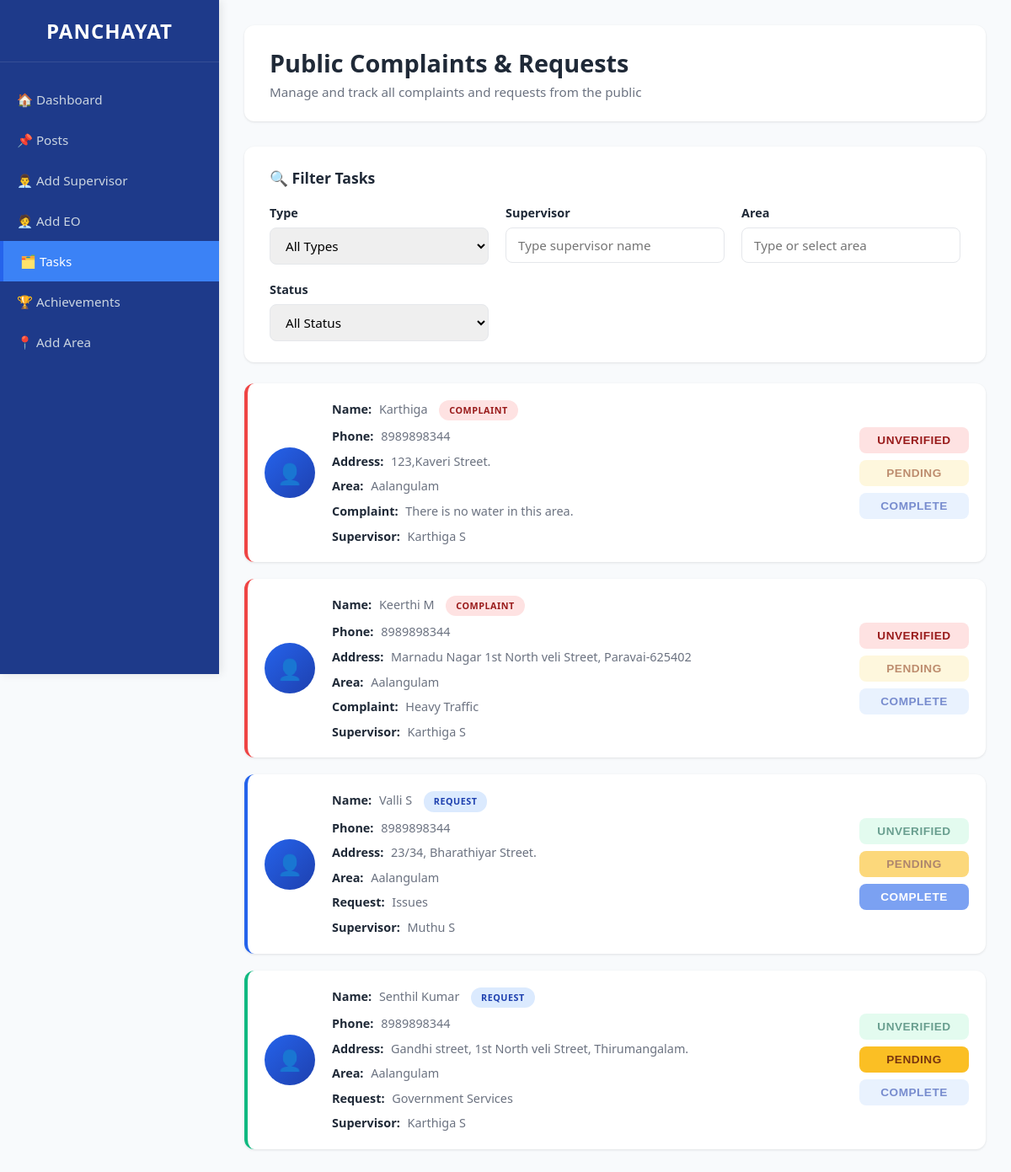
Page /task/ on the committed database.
### myapp/models.py (models this page shows, shortened)
class Complaint(models.Model):
    user = models.CharField(max_length=100,null=True)
    phone = models.CharField(max_length=100,null=True)
    address = models.TextField(max_length=255, null=True)
    location = models.CharField(max_length=255, null=True)
    complaint_type = models.CharField(max_length=100, null=True)
    description = models.TextField(max_length=500, null=True)
    file = models.FileField(upload_to='complaints/', blank=True, null=True)
    date_time = models.DateTimeField(default=timezone.now)
    supervisor_name= models.CharField(max_length=100,null=True)
    status = models.CharField(
        max_length=20,
        default='unverified'
    )

class Request(models.Model):
    REQUEST_TYPES = [
        ("Public Safety", "Public Safety"),
        ("Sanitation / Hygiene", "Sanitation / Hygiene"),
        ("Road / Traffic Issues", "Road / Traffic Issues"),
        ("Electricity / Water Supply", "Electricity / Water Supply"),
        ("Government Services", "Government Services"),
        ("Others", "Others"),
    ]
    name = models.CharField(max_length=100)
    phone_number = models.CharField(max_length=15)
    address = models.TextField()
    request_type = models.CharField(max_length=50, choices=REQUEST_TYPES)
    other_type = models.CharField(max_length=100, null=True, blank=True)
    description = models.TextField(max_length=500, null=True)
    supervisor_name = models.CharField(max_length=100, null=True)
    area = models.CharField(max_length=100, null=True)
    date_time= models.DateTimeField(auto_now_add=True, null=True)
    file = models.FileField(upload_to='requests/', blank=True, null=True)
    status = models.CharField(
        max_length=20,
        default='unverified'
    )

### myapp/views.py (the view)
# urls.py: path("task/", views.Tasks, name="Tasks"),
def Tasks(request):
    supervisors=Supervisor.objects.all()
    areas=Area.objects.all()
    complaints=Complaint.objects.all()
    requests=Request.objects.all()
    return render(request, "task.html",{"supervisors": supervisors,"areas": areas, "complaints":complaints,"requests":requests})

### myapp/templates/task.html (shortened to what this page needs)
<!DOCTYPE html>
<html lang="en">
<head>
</head>
<body>
<div class="sidebar" role="navigation" aria-label="Main sidebar">
  <h2>PANCHAYAT</h2>
  <div class="menu">
    <a href="{% url 'Mainpageadmin' %}">🏠 Dashboard</a>
    <a href="{% url 'Posts' %}">📌 Posts</a>
    <a href="{% url 'Add_supervisor' %}">👨‍💼 Add Supervisor</a>
    <a href="{% url 'Add_eo' %}">🧑‍💼 Add EO</a>
    <a href="{% url 'Tasks' %}" class="active">🗂️ Tasks</a>
    <a href="{% url 'achievment' %}">🏆 Achievements</a>
    <a href="{% url 'Add_area' %}">📍 Add Area</a>
  </div>
</div>
<div class="main-content">
  <div class="page-header">
    <h1>Public Complaints & Requests</h1>
    <p>Manage and track all complaints and requests from the public</p>
  </div>
  <div class="filter-section">
    <h3>🔍 Filter Tasks</h3>
    <div class="filter-container">
      <div class="filter-group">
        <label for="type-filter">Type</label>
        <select id="type-filter">
          <option value="">All Types</option>
        </select>
      </div>
      <div class="filter-group">
        <label for="supervisor-filter">Supervisor</label>
        <input list="supervisor-list" id="supervisor-filter" placeholder="Type supervisor name">
      </div>
      <div class="filter-group">
        <label for="area-filter">Area</label>
        <input list="area-list" id="area-filter" placeholder="Type or select area">
      </div>
      <div class="filter-group">
        <label for="status-filter">Status</label>
        <select id="status-filter">
          <option value="">All Status</option>
        </select>
      </div>
    </div>
  </div>
  <div class="tasks-container" id="tasks-container">
    {% for item in complaints %}
    <div class="task-card"
         data-id="{{ item.id }}"
         data-type="complaint"
         data-supervisor="{{ item.supervisor_name }}"
         data-area="{{ item.location }}"
         data-status="{{ item.status|default:'unverified' }}">
      <div class="profile-img">👤</div>
      <div class="task-details">
        <p><strong>Name:</strong> {{ item.user }} <span class="task-type-badge complaint">Complaint</span></p>
        <p><strong>Phone:</strong> {{ item.phone }}</p>
        <p><strong>Address:</strong> {{ item.address }}</p>
        <p><strong>Area:</strong> {{ item.location }}</p>
        <p><strong>Complaint:</strong> {{ item.description }}</p>
        <p><strong>Supervisor:</strong> {{ item.supervisor_name }}</p>
      </div>
      <div class="task-buttons">
        <button class="status-btn unverified">Unverified</button>
        <button class="status-btn pending">Pending</button>
        <button class="status-btn complete">Complete</button>
      </div>
    </div>
    {% endfor %}
    {% for item in requests %}
    <div class="task-card"
         data-id="{{ item.id }}"
         data-type="request"
         data-supervisor="{{ item.supervisor_name }}"
         data-area="{{ item.area }}"
         data-status="{{ item.status|default:'unverified' }}">
      <div class="profile-img">👤</div>
      <div class="task-details">
        <p><strong>Name:</strong> {{ item.name }} <span class="task-type-badge request">Request</span></p>
        <p><strong>Phone:</strong> {{ item.phone_number }}</p>
        <p><strong>Address:</strong> {{ item.address }}</p>
        <p><strong>Area:</strong> {{ item.area }}</p>
        <p><strong>Request:</strong> {{ item.request_type }}</p>
        <p><strong>Supervisor:</strong> {{ item.supervisor_name }}</p>
      </div>
      <div class="task-buttons">
        <button class="status-btn unverified">Unverified</button>
        <button class="status-btn pending">Pending</button>
        <button class="status-btn complete">Complete</button>
      </div>
    </div>
    {% endfor %}
  </div>
</div>
</body>
</html>

### myapp/templates/task.html (style rules this page uses)
* { margin: 0; padding: 0; box-sizing: border-box; }
:root { --primary-blue: #2563eb; --dark-blue: #1e40af; --light-blue: #dbeafe; --sidebar-bg: #1e3a8a; --sidebar-hover:#3b82f6; --text-dark: #1f2937; --text-light: #6b7280; --border-color: #e5e7eb; --success-green: #10b981; --danger-red: #ef4444; --warning-yellow: #fbbf24; }
body { font-family: 'Segoe UI', Tahoma, Geneva, Verdana, sans-serif; background-color: #f8fafc; color: var(--text-dark); }
.sidebar { position: fixed; left: 0; top: 0; width: 260px; height: 100vh; background-color: var(--sidebar-bg); color: white; padding: 20px 0; z-index: 1000; box-shadow: 2px 0 10px rgba(0,0,0,0.1); overflow-y: auto; }
.sidebar h2 { padding: 0 20px 20px; border-bottom: 1px solid rgba(255,255,255,0.1); margin-bottom: 20px; font-size: 1.5em; color: white; text-align: center; letter-spacing: 1px; }
.menu { list-style: none; }
.menu a { display: flex; align-items: center; padding: 14px 20px; color: #cbd5e1; text-decoration: none; transition: all 0.3s; font-size: 0.95em; }
.menu a:hover, .menu a.active { background-color: var(--sidebar-hover); color: white; border-left: 4px solid var(--primary-blue); }
.main-content { margin-left: 260px; padding: 30px; }
.page-header { background: white; padding: 25px 30px; border-radius: 12px; box-shadow: 0 1px 3px rgba(0,0,0,0.1); margin-bottom: 30px; }
.page-header h1 { font-size: 1.8em; color: var(--text-dark); margin-bottom: 5px; }
.page-header p { color: var(--text-light); font-size: 0.95em; }
.filter-section { background: white; padding: 25px 30px; border-radius: 12px; box-shadow: 0 1px 3px rgba(0,0,0,0.1); margin-bottom: 25px; }
.filter-section h3 { font-size: 1.1em; color: var(--text-dark); margin-bottom: 20px; display: flex; align-items: center; gap: 8px; }
.filter-container { display: grid; grid-template-columns: repeat(auto-fit, minmax(200px, 1fr)); gap: 20px; }
.filter-group { display: flex; flex-direction: column; }
.filter-group label { font-weight: 600; margin-bottom: 8px; color: var(--text-dark); font-size: 0.9em; }
.filter-group select, .filter-group input { padding: 10px 14px; border-radius: 8px; border: 1px solid var(--border-color); font-size: 0.95em; transition: all 0.3s; font-family: inherit; }
.tasks-container { display: flex; flex-direction: column; gap: 20px; }
.task-card { background: white; border-radius: 12px; padding: 20px; box-shadow: 0 1px 3px rgba(0,0,0,0.1); display: grid; grid-template-columns: auto 1fr auto; gap: 20px; align-items: center; transition: all 0.3s; border-left: 4px solid transparent; }
.task-card[data-status="unverified"] { border-left-color: var(--danger-red); }
.task-card[data-status="verified"] { border-left-color: var(--success-green); }
.task-card[data-status="complete"] { border-left-color: var(--primary-blue); }
.profile-img { width: 60px; height: 60px; border-radius: 50%; background: linear-gradient(135deg, var(--primary-blue), var(--dark-blue)); display: flex; align-items: center; justify-content: center; color: white; font-size: 1.5em; font-weight: bold; flex-shrink: 0; }
.task-details { display: flex; flex-direction: column; gap: 8px; }
.task-details p { margin: 0; font-size: 0.9em; color: var(--text-light); line-height: 1.5; }
.task-details strong { color: var(--text-dark); font-weight: 600; margin-right: 5px; }
.task-type-badge { display: inline-block; padding: 4px 12px; border-radius: 12px; font-size: 0.75em; font-weight: 600; text-transform: uppercase; letter-spacing: 0.5px; margin-left: 10px; }
.task-type-badge.complaint { background-color: #fee2e2; color: #991b1b; }
.task-type-badge.request { background-color: #dbeafe; color: #1e40af; }
.task-buttons { display: flex; flex-direction: column; gap: 8px; min-width: 130px; }
.status-btn { padding: 8px 16px; font-size: 0.85em; border: none; border-radius: 8px; font-weight: 600; cursor: pointer; transition: all 0.3s; text-transform: uppercase; letter-spacing: 0.5px; }
.unverified { background: #fee2e2; color: #991b1b; }
.verified { background: #d1fae5; color: #065f46; }
.pending { background: #fef3c7; color: #92400e; }
.pending.active { background: var(--warning-yellow); color: #78350f; }
.complete { background: #dbeafe; color: #1e40af; }
.complete.active { background: var(--primary-blue); color: white; }
.status-btn:disabled { opacity: 0.6; cursor: not-allowed; }

### rows in the picture
Complaint: user "Karthiga", phone "8989898344", address "123,Kaveri Street.", location "Aalangulam", description "There is no water in this area.", supervisor_name "Karthiga S"
Complaint: user "Keerthi M", phone "8989898344", address "Marnadu Nagar 1st North veli Street, Paravai-625402", location "Aalangulam", description "Heavy Traffic", supervisor_name "Karthiga S"
Request: name "Valli S", phone_number "8989898344", address "23/34, Bharathiyar Street.", area "Aalangulam", request_type "Issues", supervisor_name "Muthu S"
Request: name "Senthil Kumar", phone_number "8989898344", address "Gandhi street, 1st North veli Street, Thirumangalam.", area "Aalangulam", request_type "Government Services", supervisor_name "Karthiga S"
